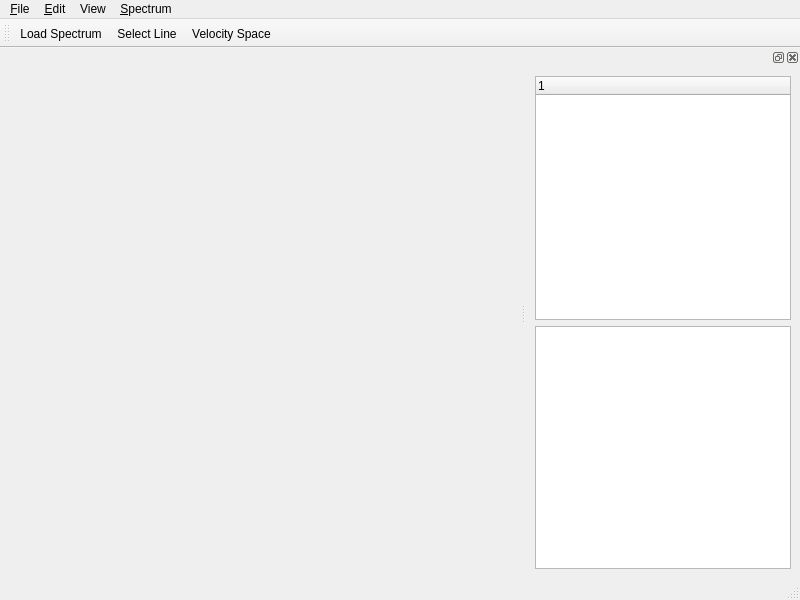
<?xml version="1.0" encoding="UTF-8"?>
<ui version="4.0">
 <class>PysplotterDlg</class>
 <widget class="QMainWindow" name="PysplotterDlg">
  <property name="geometry">
   <rect>
    <x>0</x>
    <y>0</y>
    <width>800</width>
    <height>600</height>
   </rect>
  </property>
  <property name="windowTitle">
   <string>MainWindow</string>
  </property>
  <widget class="QWidget" name="centralwidget">
   <property name="enabled">
    <bool>true</bool>
   </property>
   <layout class="QVBoxLayout" name="verticalLayout">
    <item>
     <layout class="QHBoxLayout" name="horizontalLayout">
      <item>
       <widget class="MplWidget" name="mplwidget" native="true">
        <property name="enabled">
         <bool>true</bool>
        </property>
        <property name="sizePolicy">
         <sizepolicy hsizetype="Preferred" vsizetype="Expanding">
          <horstretch>0</horstretch>
          <verstretch>0</verstretch>
         </sizepolicy>
        </property>
       </widget>
      </item>
     </layout>
    </item>
   </layout>
  </widget>
  <widget class="QMenuBar" name="menubar">
   <property name="geometry">
    <rect>
     <x>0</x>
     <y>0</y>
     <width>800</width>
     <height>20</height>
    </rect>
   </property>
   <widget class="QMenu" name="menuFile">
    <property name="title">
     <string>&amp;File</string>
    </property>
    <addaction name="actionOpen"/>
    <addaction name="separator"/>
    <addaction name="actionQuit"/>
   </widget>
   <widget class="QMenu" name="menuEdit">
    <property name="title">
     <string>&amp;Edit</string>
    </property>
   </widget>
   <widget class="QMenu" name="menuView">
    <property name="title">
     <string>View</string>
    </property>
    <addaction name="actionToggle_Grid"/>
    <addaction name="actionToggle_linear_log"/>
    <addaction name="action_Velocity_Space"/>
   </widget>
   <widget class="QMenu" name="menu_Spectrum">
    <property name="title">
     <string>&amp;Spectrum</string>
    </property>
    <addaction name="action_Load_Spectrum"/>
    <addaction name="actionShow_Available_Spectra"/>
    <addaction name="actionSelect_Line"/>
   </widget>
   <addaction name="menuFile"/>
   <addaction name="menuEdit"/>
   <addaction name="menuView"/>
   <addaction name="menu_Spectrum"/>
  </widget>
  <widget class="QStatusBar" name="statusbar"/>
  <widget class="QToolBar" name="toolBar">
   <property name="windowTitle">
    <string>toolBar</string>
   </property>
   <attribute name="toolBarArea">
    <enum>TopToolBarArea</enum>
   </attribute>
   <attribute name="toolBarBreak">
    <bool>false</bool>
   </attribute>
   <addaction name="action_Load_Spectrum"/>
   <addaction name="actionSelect_Line"/>
   <addaction name="action_Velocity_Space"/>
  </widget>
  <widget class="QDockWidget" name="dockWidget">
   <attribute name="dockWidgetArea">
    <number>2</number>
   </attribute>
   <widget class="QWidget" name="dockWidgetContents">
    <layout class="QVBoxLayout" name="verticalLayout_3">
     <item>
      <layout class="QVBoxLayout" name="verticalLayout_2">
       <item>
        <widget class="QTreeWidget" name="treeWidget">
         <column>
          <property name="text">
           <string notr="true">1</string>
          </property>
         </column>
        </widget>
       </item>
       <item>
        <widget class="QListWidget" name="listWidget"/>
       </item>
      </layout>
     </item>
    </layout>
   </widget>
  </widget>
  <action name="actionOpen">
   <property name="text">
    <string>&amp;Open</string>
   </property>
   <property name="shortcut">
    <string>Ctrl+O</string>
   </property>
  </action>
  <action name="actionQuit">
   <property name="text">
    <string>&amp;Quit</string>
   </property>
   <property name="shortcut">
    <string>Ctrl+Q</string>
   </property>
  </action>
  <action name="actionToggle_Grid">
   <property name="text">
    <string>Toggle &amp;Grid</string>
   </property>
  </action>
  <action name="actionToggle_linear_log">
   <property name="text">
    <string>Toggle &amp;linear/log</string>
   </property>
  </action>
  <action name="action_Velocity_Space">
   <property name="text">
    <string>&amp;Velocity Space</string>
   </property>
  </action>
  <action name="action_Load_Spectrum">
   <property name="text">
    <string>&amp;Load Spectrum</string>
   </property>
  </action>
  <action name="actionShow_Available_Spectra">
   <property name="text">
    <string>Show Available Spectra</string>
   </property>
  </action>
  <action name="actionSelect_Line">
   <property name="text">
    <string>Select Line</string>
   </property>
  </action>
 </widget>
 <customwidgets>
  <customwidget>
   <class>MplWidget</class>
   <extends>QWidget</extends>
   <header>mplwidget</header>
   <container>1</container>
  </customwidget>
 </customwidgets>
 <resources/>
 <connections/>
</ui>
